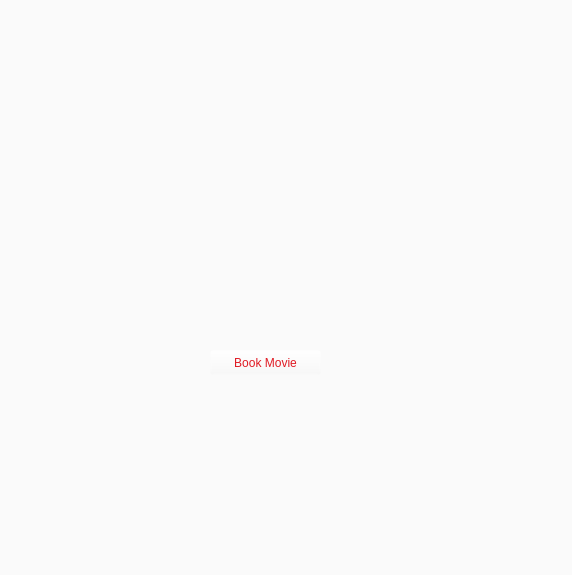
<?xml version="1.0" encoding="UTF-8"?>
<ui version="4.0">
 <class>Dashboard</class>
 <widget class="QMainWindow" name="Dashboard">
  <property name="geometry">
   <rect>
    <x>0</x>
    <y>0</y>
    <width>572</width>
    <height>575</height>
   </rect>
  </property>
  <property name="windowTitle">
   <string>MainWindow</string>
  </property>
  <property name="styleSheet">
   <string notr="true">background-color: rgb(250, 250, 250);</string>
  </property>
  <widget class="QWidget" name="centralwidget">
   <widget class="QLabel" name="label">
    <property name="geometry">
     <rect>
      <x>80</x>
      <y>170</y>
      <width>351</width>
      <height>181</height>
     </rect>
    </property>
    <property name="minimumSize">
     <size>
      <width>351</width>
      <height>0</height>
     </size>
    </property>
    <property name="text">
     <string/>
    </property>
    <property name="pixmap">
     <pixmap resource="Files.qrc">:/new/prefix1/image/ticket.png</pixmap>
    </property>
   </widget>
   <widget class="QPushButton" name="pushButton">
    <property name="geometry">
     <rect>
      <x>210</x>
      <y>350</y>
      <width>111</width>
      <height>25</height>
     </rect>
    </property>
    <property name="styleSheet">
     <string notr="true">color: rgb(224, 27, 36);
font: 700 15pt &quot;Instagram Sans&quot;;
background-color: rgba(250, 250, 250,0);</string>
    </property>
    <property name="text">
     <string>Book Movie</string>
    </property>
   </widget>
  </widget>
  <widget class="QMenuBar" name="menubar">
   <property name="geometry">
    <rect>
     <x>0</x>
     <y>0</y>
     <width>572</width>
     <height>22</height>
    </rect>
   </property>
  </widget>
  <widget class="QStatusBar" name="statusbar"/>
 </widget>
 <resources>
  <include location="Files.qrc"/>
 </resources>
 <connections/>
</ui>
